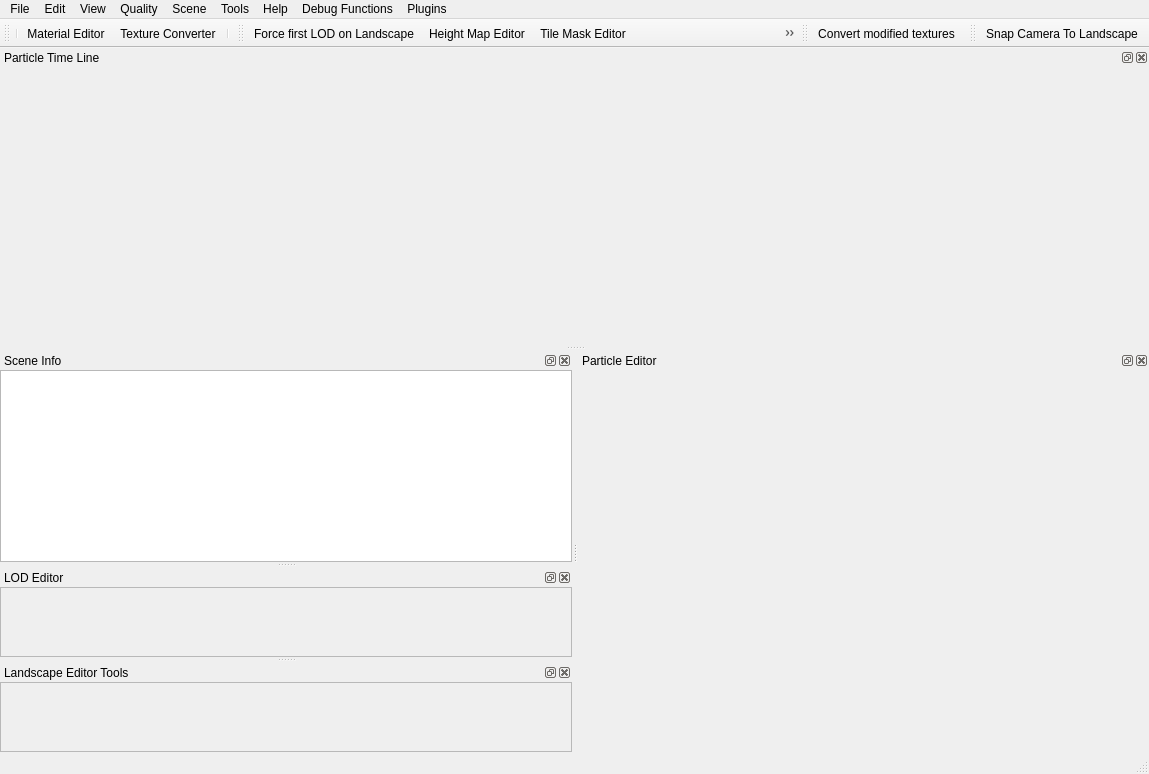
<?xml version="1.0" encoding="UTF-8"?>
<ui version="4.0">
 <class>MainWindow</class>
 <widget class="QMainWindow" name="MainWindow">
  <property name="geometry">
   <rect>
    <x>0</x>
    <y>0</y>
    <width>1149</width>
    <height>774</height>
   </rect>
  </property>
  <property name="sizePolicy">
   <sizepolicy hsizetype="Preferred" vsizetype="Preferred">
    <horstretch>0</horstretch>
    <verstretch>0</verstretch>
   </sizepolicy>
  </property>
  <property name="minimumSize">
   <size>
    <width>1024</width>
    <height>768</height>
   </size>
  </property>
  <property name="contextMenuPolicy">
   <enum>Qt::CustomContextMenu</enum>
  </property>
  <property name="windowTitle">
   <string>MainWindow</string>
  </property>
  <property name="dockOptions">
   <set>QMainWindow::AllowNestedDocks|QMainWindow::AllowTabbedDocks|QMainWindow::AnimatedDocks</set>
  </property>
  <widget class="QFrame" name="mainFrame">
   <layout class="QVBoxLayout" name="verticalLayout_8">
    <property name="spacing">
     <number>0</number>
    </property>
    <property name="leftMargin">
     <number>0</number>
    </property>
    <property name="topMargin">
     <number>0</number>
    </property>
    <property name="rightMargin">
     <number>0</number>
    </property>
    <property name="bottomMargin">
     <number>0</number>
    </property>
   </layout>
  </widget>
  <widget class="QToolBar" name="mainToolBar">
   <property name="windowTitle">
    <string>Main Toolbar</string>
   </property>
   <property name="iconSize">
    <size>
     <width>16</width>
     <height>16</height>
    </size>
   </property>
   <attribute name="toolBarArea">
    <enum>TopToolBarArea</enum>
   </attribute>
   <attribute name="toolBarBreak">
    <bool>false</bool>
   </attribute>
   <addaction name="separator"/>
   <addaction name="actionMaterialEditor"/>
   <addaction name="actionTextureConverter"/>
   <addaction name="separator"/>
  </widget>
  <widget class="QMenuBar" name="menuBar">
   <property name="geometry">
    <rect>
     <x>0</x>
     <y>0</y>
     <width>1149</width>
     <height>21</height>
    </rect>
   </property>
   <property name="path" stdset="0">
    <string/>
   </property>
   <widget class="QMenu" name="File">
    <property name="title">
     <string>File</string>
    </property>
   </widget>
   <widget class="QMenu" name="Tools">
    <property name="title">
     <string>Tools</string>
    </property>
    <addaction name="actionTextureConverter"/>
    <addaction name="actionMaterialEditor"/>
    <addaction name="actionCubemapEditor"/>
    <addaction name="actionImageSplitter"/>
    <addaction name="actionHeightmap_Delta_Tool"/>
    <addaction name="separator"/>
   </widget>
   <widget class="QMenu" name="View">
    <property name="title">
     <string>View</string>
    </property>
    <widget class="QMenu" name="Toolbars">
     <property name="title">
      <string>Toolbars</string>
     </property>
    </widget>
    <widget class="QMenu" name="menuLightView">
     <property name="title">
      <string>Light</string>
     </property>
     <addaction name="actionAlbedo"/>
     <addaction name="actionAmbient"/>
     <addaction name="actionDiffuse"/>
     <addaction name="actionSpecular"/>
    </widget>
    <widget class="QMenu" name="Dock">
     <property name="title">
      <string>Dock Windows</string>
     </property>
    </widget>
    <addaction name="menuLightView"/>
    <addaction name="separator"/>
    <addaction name="Toolbars"/>
    <addaction name="Dock"/>
    <addaction name="separator"/>
    <addaction name="actionShowEditorGizmo"/>
    <addaction name="actionLightmapCanvas"/>
    <addaction name="actionShowStaticOcclusion"/>
    <addaction name="actionEnableVisibilitySystem"/>
    <addaction name="separator"/>
   </widget>
   <widget class="QMenu" name="Edit">
    <property name="title">
     <string>Edit</string>
    </property>
    <addaction name="separator"/>
   </widget>
   <widget class="QMenu" name="Help">
    <property name="title">
     <string>Help</string>
    </property>
    <addaction name="actionHelp"/>
   </widget>
   <widget class="QMenu" name="Scene">
    <property name="title">
     <string>Scene</string>
    </property>
    <widget class="QMenu" name="menuLandscape_2">
     <property name="title">
      <string>Landscape save</string>
     </property>
     <addaction name="actionSaveHeightmapToPNG"/>
     <addaction name="actionSaveTiledTexture"/>
    </widget>
    <widget class="QMenu" name="VisibilityCheckSystem">
     <property name="title">
      <string>Visibility Check System</string>
     </property>
     <addaction name="actionEnableVisibilitySystem"/>
     <addaction name="actionRefreshVisibilitySystem"/>
     <addaction name="separator"/>
     <addaction name="actionFixCurrentFrame"/>
     <addaction name="actionReleaseCurrentFrame"/>
    </widget>
    <addaction name="actionEnableCameraLight"/>
    <addaction name="actionConvertModifiedTextures"/>
    <addaction name="separator"/>
    <addaction name="actionHeightMapEditor"/>
    <addaction name="actionTileMapEditor"/>
    <addaction name="actionShowNotPassableLandscape"/>
    <addaction name="actionRulerTool"/>
    <addaction name="actionCustomColorsEditor"/>
    <addaction name="actionWayEditor"/>
    <addaction name="actionBakeWaypoints"/>
    <addaction name="menuLandscape_2"/>
    <addaction name="separator"/>
    <addaction name="separator"/>
    <addaction name="actionBuildStaticOcclusion"/>
    <addaction name="actionInvalidateStaticOcclusion"/>
    <addaction name="VisibilityCheckSystem"/>
    <addaction name="separator"/>
    <addaction name="separator"/>
    <addaction name="actionSnapCameraToLandscape"/>
    <addaction name="separator"/>
    <addaction name="actionValidateScene"/>
   </widget>
   <widget class="QMenu" name="Quality">
    <property name="title">
     <string>Quality</string>
    </property>
    <addaction name="separator"/>
    <addaction name="actionCustomQuality"/>
   </widget>
   <widget class="QMenu" name="DebugFunctions">
    <property name="title">
     <string>Debug Functions</string>
    </property>
    <widget class="QMenu" name="menuDump">
     <property name="title">
      <string>Dump</string>
     </property>
     <addaction name="actionDumpTextures"/>
     <addaction name="actionDumpSprites"/>
    </widget>
    <addaction name="actionGridCopy"/>
    <addaction name="actionCreateTestHardSkinnedObject"/>
    <addaction name="actionCreateTestSoftSkinnedObject"/>
    <addaction name="actionImageSplitterForNormals"/>
    <addaction name="actionReplaceTextureMipmap"/>
    <addaction name="menuDump"/>
    <addaction name="actionToggleUseInstancing"/>
   </widget>
   <widget class="QMenu" name="Plugins">
    <property name="title">
     <string>Plugins</string>
    </property>
   </widget>
   <addaction name="File"/>
   <addaction name="Edit"/>
   <addaction name="View"/>
   <addaction name="Quality"/>
   <addaction name="Scene"/>
   <addaction name="Tools"/>
   <addaction name="Help"/>
   <addaction name="DebugFunctions"/>
   <addaction name="Plugins"/>
  </widget>
  <widget class="QDockWidget" name="dockParticleEditor">
   <property name="maximumSize">
    <size>
     <width>524287</width>
     <height>524287</height>
    </size>
   </property>
   <property name="windowTitle">
    <string>Particle Editor</string>
   </property>
   <attribute name="dockWidgetArea">
    <number>2</number>
   </attribute>
   <widget class="ParticleEditorWidget" name="dockWidgetContents_3"/>
  </widget>
  <widget class="QDockWidget" name="dockParticleEditorTimeLine">
   <property name="maximumSize">
    <size>
     <width>524287</width>
     <height>524287</height>
    </size>
   </property>
   <property name="windowTitle">
    <string>Particle Time Line</string>
   </property>
   <attribute name="dockWidgetArea">
    <number>4</number>
   </attribute>
   <widget class="ParticleTimeLineWidget" name="dockWidgetContents_2"/>
  </widget>
  <widget class="StatusBar" name="statusBar"/>
  <widget class="QDockWidget" name="dockSceneInfo">
   <property name="enabled">
    <bool>true</bool>
   </property>
   <property name="windowTitle">
    <string>Scene Info</string>
   </property>
   <attribute name="dockWidgetArea">
    <number>1</number>
   </attribute>
   <widget class="QWidget" name="dockSceneInfoContent">
    <layout class="QVBoxLayout" name="verticalLayout_6">
     <property name="spacing">
      <number>3</number>
     </property>
     <property name="leftMargin">
      <number>0</number>
     </property>
     <property name="topMargin">
      <number>0</number>
     </property>
     <property name="rightMargin">
      <number>0</number>
     </property>
     <property name="bottomMargin">
      <number>0</number>
     </property>
     <item>
      <widget class="SceneInfo" name="sceneInfo">
       <property name="enabled">
        <bool>true</bool>
       </property>
       <property name="autoFillBackground">
        <bool>false</bool>
       </property>
       <property name="frameShadow">
        <enum>QFrame::Plain</enum>
       </property>
       <property name="editTriggers">
        <set>QAbstractItemView::NoEditTriggers</set>
       </property>
       <property name="alternatingRowColors">
        <bool>false</bool>
       </property>
       <property name="selectionMode">
        <enum>QAbstractItemView::NoSelection</enum>
       </property>
       <property name="selectionBehavior">
        <enum>QAbstractItemView::SelectRows</enum>
       </property>
       <property name="indentation">
        <number>16</number>
       </property>
      </widget>
     </item>
    </layout>
   </widget>
  </widget>
  <widget class="QDockWidget" name="dockLODEditor">
   <property name="windowTitle">
    <string>LOD Editor</string>
   </property>
   <attribute name="dockWidgetArea">
    <number>1</number>
   </attribute>
   <widget class="QWidget" name="dockLODEditorContent">
    <layout class="QVBoxLayout" name="verticalLayout_2">
     <property name="leftMargin">
      <number>0</number>
     </property>
     <property name="topMargin">
      <number>0</number>
     </property>
     <property name="rightMargin">
      <number>0</number>
     </property>
     <property name="bottomMargin">
      <number>0</number>
     </property>
     <item>
      <widget class="QScrollArea" name="scrollArea">
       <property name="widgetResizable">
        <bool>true</bool>
       </property>
       <widget class="LODEditor" name="scrollAreaWidgetContents">
        <property name="geometry">
         <rect>
          <x>0</x>
          <y>0</y>
          <width>254</width>
          <height>128</height>
         </rect>
        </property>
       </widget>
      </widget>
     </item>
    </layout>
   </widget>
  </widget>
  <widget class="QToolBar" name="landscapeToolBar">
   <property name="windowTitle">
    <string>Landscape Toolbar</string>
   </property>
   <property name="iconSize">
    <size>
     <width>16</width>
     <height>16</height>
    </size>
   </property>
   <attribute name="toolBarArea">
    <enum>TopToolBarArea</enum>
   </attribute>
   <attribute name="toolBarBreak">
    <bool>false</bool>
   </attribute>
   <addaction name="actionForceFirstLODonLandscape"/>
   <addaction name="actionHeightMapEditor"/>
   <addaction name="actionTileMapEditor"/>
   <addaction name="actionShowNotPassableLandscape"/>
   <addaction name="actionRulerTool"/>
   <addaction name="actionCustomColorsEditor"/>
   <addaction name="actionWayEditor"/>
  </widget>
  <widget class="QToolBar" name="sceneToolBar">
   <property name="windowTitle">
    <string>Scene Toolbar</string>
   </property>
   <property name="iconSize">
    <size>
     <width>16</width>
     <height>16</height>
    </size>
   </property>
   <attribute name="toolBarArea">
    <enum>TopToolBarArea</enum>
   </attribute>
   <attribute name="toolBarBreak">
    <bool>false</bool>
   </attribute>
   <addaction name="actionConvertModifiedTextures"/>
  </widget>
  <widget class="QToolBar" name="cameraToolBar">
   <property name="windowTitle">
    <string>Camera Tool Bar</string>
   </property>
   <property name="iconSize">
    <size>
     <width>16</width>
     <height>16</height>
    </size>
   </property>
   <attribute name="toolBarArea">
    <enum>TopToolBarArea</enum>
   </attribute>
   <attribute name="toolBarBreak">
    <bool>false</bool>
   </attribute>
   <addaction name="actionSnapCameraToLandscape"/>
  </widget>
  <widget class="QDockWidget" name="dockLandscapeEditorControls">
   <property name="windowTitle">
    <string>Landscape Editor Tools</string>
   </property>
   <attribute name="dockWidgetArea">
    <number>1</number>
   </attribute>
   <widget class="QWidget" name="dockLandscapeEditorControlsContent">
    <layout class="QVBoxLayout" name="verticalLayout_3">
     <property name="leftMargin">
      <number>0</number>
     </property>
     <property name="topMargin">
      <number>0</number>
     </property>
     <property name="rightMargin">
      <number>0</number>
     </property>
     <property name="bottomMargin">
      <number>0</number>
     </property>
     <item>
      <widget class="QScrollArea" name="landscapeScrollArea">
       <property name="widgetResizable">
        <bool>true</bool>
       </property>
       <widget class="LandscapeEditorControlsPlaceholder" name="landscapeEditorControlsPlaceholder">
        <property name="geometry">
         <rect>
          <x>0</x>
          <y>0</y>
          <width>254</width>
          <height>129</height>
         </rect>
        </property>
       </widget>
      </widget>
     </item>
    </layout>
   </widget>
  </widget>
  <action name="actionMaterialEditor">
   <property name="icon">
    <iconset resource="Resources.qrc">
     <normaloff>:/QtIcons/materialeditor.png</normaloff>:/QtIcons/materialeditor.png</iconset>
   </property>
   <property name="text">
    <string>Material Editor</string>
   </property>
   <property name="shortcut">
    <string>Ctrl+M</string>
   </property>
   <property name="blockName" stdset="0">
    <string>Editor</string>
   </property>
   <property name="actionName" stdset="0">
    <string>Material Editor</string>
   </property>
  </action>
  <action name="actionHeightMapEditor">
   <property name="checkable">
    <bool>true</bool>
   </property>
   <property name="icon">
    <iconset resource="Resources.qrc">
     <normaloff>:/QtIcons/land_height.png</normaloff>:/QtIcons/land_height.png</iconset>
   </property>
   <property name="text">
    <string>Height Map Editor</string>
   </property>
   <property name="shortcut">
    <string>Ctrl+E</string>
   </property>
   <property name="actionName" stdset="0">
    <string>Height Map Editor</string>
   </property>
   <property name="blockName" stdset="0">
    <string>Editor</string>
   </property>
  </action>
  <action name="actionTileMapEditor">
   <property name="checkable">
    <bool>true</bool>
   </property>
   <property name="icon">
    <iconset resource="Resources.qrc">
     <normaloff>:/QtIcons/land_tile.png</normaloff>:/QtIcons/land_tile.png</iconset>
   </property>
   <property name="text">
    <string>Tile Mask Editor</string>
   </property>
   <property name="shortcut">
    <string>Ctrl+T</string>
   </property>
   <property name="actionName" stdset="0">
    <string>Tile Mask Editor</string>
   </property>
   <property name="blockName" stdset="0">
    <string>Editor</string>
   </property>
  </action>
  <action name="actionTextureConverter">
   <property name="icon">
    <iconset resource="Resources.qrc">
     <normaloff>:/QtIcons/textureeditor.png</normaloff>:/QtIcons/textureeditor.png</iconset>
   </property>
   <property name="text">
    <string>Texture Converter</string>
   </property>
   <property name="shortcut">
    <string>Alt+T</string>
   </property>
   <property name="actionName" stdset="0">
    <string>Texture converter</string>
   </property>
   <property name="blockName" stdset="0">
    <string>Editor</string>
   </property>
  </action>
  <action name="actionShowNotPassableLandscape">
   <property name="checkable">
    <bool>true</bool>
   </property>
   <property name="icon">
    <iconset resource="Resources.qrc">
     <normaloff>:/QtIcons/land_unpassable.png</normaloff>:/QtIcons/land_unpassable.png</iconset>
   </property>
   <property name="text">
    <string>Not Passable Landscape</string>
   </property>
   <property name="toolTip">
    <string>Not Passable Landscape</string>
   </property>
   <property name="shortcut">
    <string>Ctrl+A</string>
   </property>
   <property name="actionName" stdset="0">
    <string>Not Passable Landscape</string>
   </property>
   <property name="blockName" stdset="0">
    <string>Editor</string>
   </property>
  </action>
  <action name="actionRulerTool">
   <property name="checkable">
    <bool>true</bool>
   </property>
   <property name="icon">
    <iconset resource="Resources.qrc">
     <normaloff>:/QtIcons/land_ruler.png</normaloff>:/QtIcons/land_ruler.png</iconset>
   </property>
   <property name="text">
    <string>Ruler Tool</string>
   </property>
   <property name="shortcut">
    <string>Ctrl+R</string>
   </property>
   <property name="actionName" stdset="0">
    <string>Ruler Tool</string>
   </property>
   <property name="blockName" stdset="0">
    <string>Editor</string>
   </property>
  </action>
  <action name="actionEnableCameraLight">
   <property name="checkable">
    <bool>true</bool>
   </property>
   <property name="icon">
    <iconset resource="Resources.qrc">
     <normaloff>:/QtIcons/light.png</normaloff>:/QtIcons/light.png</iconset>
   </property>
   <property name="text">
    <string>Camera Light</string>
   </property>
   <property name="shortcut">
    <string>Alt+L</string>
   </property>
   <property name="actionName" stdset="0">
    <string>Camera Light</string>
   </property>
   <property name="blockName" stdset="0">
    <string>Editor</string>
   </property>
  </action>
  <action name="actionHelp">
   <property name="icon">
    <iconset resource="Resources.qrc">
     <normaloff>:/QtIcons/help.png</normaloff>:/QtIcons/help.png</iconset>
   </property>
   <property name="text">
    <string>Resource Editor Help</string>
   </property>
   <property name="shortcut">
    <string>F1</string>
   </property>
  </action>
  <action name="actionCubemapEditor">
   <property name="icon">
    <iconset resource="Resources.qrc">
     <normaloff>:/QtIcons/cubemap.png</normaloff>:/QtIcons/cubemap.png</iconset>
   </property>
   <property name="text">
    <string>Cubemap Editor</string>
   </property>
  </action>
  <action name="actionSaveHeightmapToPNG">
   <property name="text">
    <string>Save Heightmap as Image</string>
   </property>
  </action>
  <action name="actionSaveTiledTexture">
   <property name="text">
    <string>Save Landscape Texture</string>
   </property>
  </action>
  <action name="actionCustomColorsEditor">
   <property name="checkable">
    <bool>true</bool>
   </property>
   <property name="icon">
    <iconset resource="Resources.qrc">
     <normaloff>:/QtIcons/land_custcolor.png</normaloff>:/QtIcons/land_custcolor.png</iconset>
   </property>
   <property name="text">
    <string>Custom Colors Editor</string>
   </property>
   <property name="toolTip">
    <string>Custom Colors Editor</string>
   </property>
  </action>
  <action name="actionShowEditorGizmo">
   <property name="checkable">
    <bool>true</bool>
   </property>
   <property name="checked">
    <bool>true</bool>
   </property>
   <property name="icon">
    <iconset resource="Resources.qrc">
     <normaloff>:/QtIcons/gizmo.png</normaloff>:/QtIcons/gizmo.png</iconset>
   </property>
   <property name="text">
    <string>Show Editor Gizmo</string>
   </property>
   <property name="shortcut">
    <string>F12</string>
   </property>
   <property name="actionName" stdset="0">
    <string>Show Editor Gizmo</string>
   </property>
   <property name="blockName" stdset="0">
    <string>Editor</string>
   </property>
  </action>
  <action name="actionBuildStaticOcclusion">
   <property name="text">
    <string>Build Static Occlusion</string>
   </property>
  </action>
  <action name="actionConvertModifiedTextures">
   <property name="icon">
    <iconset resource="Resources.qrc">
     <normaloff>:/QtIconsTextureDialog/convert.png</normaloff>:/QtIconsTextureDialog/convert.png</iconset>
   </property>
   <property name="text">
    <string>Convert modified textures</string>
   </property>
  </action>
  <action name="actionAlbedo">
   <property name="checkable">
    <bool>true</bool>
   </property>
   <property name="checked">
    <bool>true</bool>
   </property>
   <property name="text">
    <string>Albedo</string>
   </property>
  </action>
  <action name="actionAmbient">
   <property name="checkable">
    <bool>true</bool>
   </property>
   <property name="checked">
    <bool>true</bool>
   </property>
   <property name="text">
    <string>Ambient</string>
   </property>
  </action>
  <action name="actionDiffuse">
   <property name="checkable">
    <bool>true</bool>
   </property>
   <property name="checked">
    <bool>true</bool>
   </property>
   <property name="text">
    <string>Diffuse</string>
   </property>
  </action>
  <action name="actionSpecular">
   <property name="checkable">
    <bool>true</bool>
   </property>
   <property name="checked">
    <bool>true</bool>
   </property>
   <property name="text">
    <string>Specular</string>
   </property>
  </action>
  <action name="actionCustomQuality">
   <property name="text">
    <string>Custom...</string>
   </property>
   <property name="toolTip">
    <string>Custom Quality Settings</string>
   </property>
  </action>
  <action name="actionGridCopy">
   <property name="text">
    <string>Grid Copy</string>
   </property>
  </action>
  <action name="actionSetLightViewMode">
   <property name="icon">
    <iconset resource="Resources.qrc">
     <normaloff>:/QtIcons/light_settings.png</normaloff>:/QtIcons/light_settings.png</iconset>
   </property>
   <property name="text">
    <string>setLightViewMode</string>
   </property>
   <property name="toolTip">
    <string>Set Materials LightViewMode</string>
   </property>
  </action>
  <action name="actionLightmapCanvas">
   <property name="checkable">
    <bool>true</bool>
   </property>
   <property name="checked">
    <bool>true</bool>
   </property>
   <property name="text">
    <string>Show Lightmap Canvas</string>
   </property>
  </action>
  <action name="actionImageSplitter">
   <property name="icon">
    <iconset resource="Resources.qrc">
     <normaloff>:/QtIcons/image_splitter.png</normaloff>:/QtIcons/image_splitter.png</iconset>
   </property>
   <property name="text">
    <string>ImageSplitter</string>
   </property>
  </action>
  <action name="actionInvalidateStaticOcclusion">
   <property name="text">
    <string>Invalidate Static Occlusion</string>
   </property>
  </action>
  <action name="actionShowStaticOcclusion">
   <property name="checkable">
    <bool>true</bool>
   </property>
   <property name="checked">
    <bool>false</bool>
   </property>
   <property name="icon">
    <iconset resource="Resources.qrc">
     <normaloff>:/QtIcons/so.png</normaloff>:/QtIcons/so.png</iconset>
   </property>
   <property name="text">
    <string>Show Static Occlusion</string>
   </property>
  </action>
  <action name="actionHeightmap_Delta_Tool">
   <property name="text">
    <string>Height Delta Tool</string>
   </property>
  </action>
  <action name="actionCreateTestSoftSkinnedObject">
   <property name="text">
    <string>Create Test Soft Skinned Object</string>
   </property>
  </action>
  <action name="actionWayEditor">
   <property name="checkable">
    <bool>true</bool>
   </property>
   <property name="icon">
    <iconset resource="Resources.qrc">
     <normaloff>:/QtIcons/path.png</normaloff>:/QtIcons/path.png</iconset>
   </property>
   <property name="text">
    <string>WayEditor</string>
   </property>
  </action>
  <action name="actionSnapCameraToLandscape">
   <property name="checkable">
    <bool>true</bool>
   </property>
   <property name="icon">
    <iconset resource="Resources.qrc">
     <normaloff>:/QtIcons/snapcamera.png</normaloff>:/QtIcons/snapcamera.png</iconset>
   </property>
   <property name="text">
    <string>Snap Camera To Landscape</string>
   </property>
   <property name="toolTip">
    <string>Snap Camera To Landscape</string>
   </property>
  </action>
  <action name="actionImageSplitterForNormals">
   <property name="text">
    <string>ImageSplitter for Normals</string>
   </property>
  </action>
  <action name="actionReplaceTextureMipmap">
   <property name="text">
    <string>Replace Textures mipmaps</string>
   </property>
  </action>
  <action name="actionEnableDisableShadows">
   <property name="checkable">
    <bool>true</bool>
   </property>
   <property name="icon">
    <iconset resource="Resources.qrc">
     <normaloff>:/QtIcons/shadow.png</normaloff>:/QtIcons/shadow.png</iconset>
   </property>
   <property name="text">
    <string>Change Shadows Drawing </string>
   </property>
  </action>
  <action name="actionDumpTextures">
   <property name="text">
    <string>Textures</string>
   </property>
  </action>
  <action name="actionDumpSprites">
   <property name="text">
    <string>Sprites</string>
   </property>
  </action>
  <action name="actionForceFirstLODonLandscape">
   <property name="checkable">
    <bool>true</bool>
   </property>
   <property name="icon">
    <iconset resource="Resources.qrc">
     <normaloff>:/QtIconsTextureDialog/zoom_100.png</normaloff>:/QtIconsTextureDialog/zoom_100.png</iconset>
   </property>
   <property name="text">
    <string>Force first LOD on Landscape</string>
   </property>
  </action>
  <action name="actionEnableVisibilitySystem">
   <property name="checkable">
    <bool>true</bool>
   </property>
   <property name="icon">
    <iconset resource="Resources.qrc">
     <normaloff>:/QtIcons/eye.png</normaloff>:/QtIcons/eye.png</iconset>
   </property>
   <property name="text">
    <string>Enable Visibility System</string>
   </property>
   <property name="shortcut">
    <string>Alt+Shift+V</string>
   </property>
   <property name="actionName" stdset="0">
    <string>Enable/Disable</string>
   </property>
   <property name="blockName" stdset="0">
    <string>Visibility System</string>
   </property>
  </action>
  <action name="actionFixCurrentFrame">
   <property name="text">
    <string>Fix Current Frame</string>
   </property>
   <property name="shortcut">
    <string>Alt+V</string>
   </property>
   <property name="blockName" stdset="0">
    <string>Visibility System</string>
   </property>
   <property name="actionName" stdset="0">
    <string>Fix Current Frame</string>
   </property>
  </action>
  <action name="actionReleaseCurrentFrame">
   <property name="text">
    <string>Release Fixed Frame</string>
   </property>
   <property name="shortcut">
    <string>Ctrl+Alt+V</string>
   </property>
   <property name="actionName" stdset="0">
    <string>Release Fixed Frame</string>
   </property>
   <property name="blockName" stdset="0">
    <string>Visibility System</string>
   </property>
  </action>
  <action name="actionRefreshVisibilitySystem">
   <property name="icon">
    <iconset resource="Resources.qrc">
     <normaloff>:/QtIcons/reloadtextures.png</normaloff>:/QtIcons/reloadtextures.png</iconset>
   </property>
   <property name="text">
    <string>Refresh Visibility System</string>
   </property>
   <property name="shortcut">
    <string>Alt+R</string>
   </property>
   <property name="actionName" stdset="0">
    <string>Refresh</string>
   </property>
   <property name="blockName" stdset="0">
    <string>Visibility System</string>
   </property>
  </action>
  <action name="actionToggleUseInstancing">
   <property name="text">
    <string>Toggle Use Instancing by Landscape</string>
   </property>
  </action>
  <action name="actionEnableSounds">
   <property name="checkable">
    <bool>true</bool>
   </property>
   <property name="icon">
    <iconset resource="Resources.qrc">
     <normaloff>:/QtIcons/rspeaker_off.png</normaloff>
     <normalon>:/QtIcons/rspeaker_on.png</normalon>:/QtIcons/rspeaker_off.png</iconset>
   </property>
   <property name="text">
    <string>Mute</string>
   </property>
   <property name="toolTip">
    <string>Mute scene sounds</string>
   </property>
  </action>
  <action name="actionValidateScene">
   <property name="text">
    <string>Validate scene</string>
   </property>
   <property name="toolTip">
    <string>Perform some routine checks under scene objects</string>
   </property>
  </action>
  <action name="actionCreateTestHardSkinnedObject">
   <property name="text">
    <string>Create Test Hard Skinned Object</string>
   </property>
  </action>
  <action name="actionBakeWaypoints">
   <property name="text">
    <string>Bake waypoints</string>
   </property>
   <property name="toolTip">
    <string>convert waypoints coordinates to global</string>
   </property>
  </action>
 </widget>
 <layoutdefault spacing="6" margin="11"/>
 <customwidgets>
  <customwidget>
   <class>ParticleEditorWidget</class>
   <extends>QWidget</extends>
   <header>Classes/Qt/DockParticleEditor/ParticleEditorWidget.h</header>
  </customwidget>
  <customwidget>
   <class>ParticleTimeLineWidget</class>
   <extends>QWidget</extends>
   <header>Classes/Qt/DockParticleEditor/ParticleTimeLineWidget.h</header>
   <container>1</container>
  </customwidget>
  <customwidget>
   <class>SceneInfo</class>
   <extends>QTreeView</extends>
   <header>Classes/Qt/DockSceneInfo/SceneInfo.h</header>
  </customwidget>
  <customwidget>
   <class>LODEditor</class>
   <extends>QWidget</extends>
   <header>Classes/Qt/DockLODEditor/LODEditor.h</header>
   <container>1</container>
  </customwidget>
  <customwidget>
   <class>StatusBar</class>
   <extends>QStatusBar</extends>
   <header>Classes/Qt/Main/StatusBar.h</header>
  </customwidget>
  <customwidget>
   <class>LandscapeEditorControlsPlaceholder</class>
   <extends>QWidget</extends>
   <header>Classes/Qt/DockLandscapeEditorControls/LandscapeEditorControlsPlaceholder.h</header>
   <container>1</container>
  </customwidget>
 </customwidgets>
 <resources>
  <include location="Resources.qrc"/>
 </resources>
 <connections/>
</ui>
